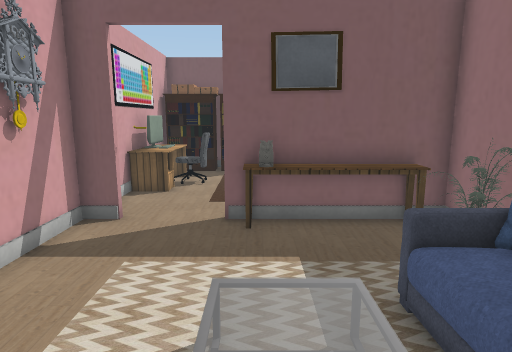
View 1 (above)

13 first-person views from a walk through a scene from a Unity 3-D project. The camera is 1.4 m above the floor, tilts 10° down and sees 75° across. The floor is counted in squares, 0.5 m on a side. Each view is taken from the middle of a square. On the plan, view 1 faces up. The plan holds only what a view shows up to about 20 squares ahead; the rest is blank. Door leaves are left out, so doorways stand open. Some surface patterns are stand-ins.

View 2
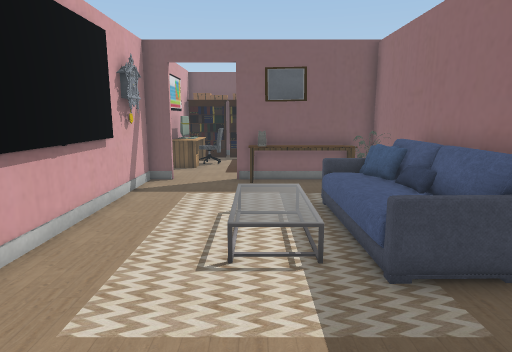

View 3
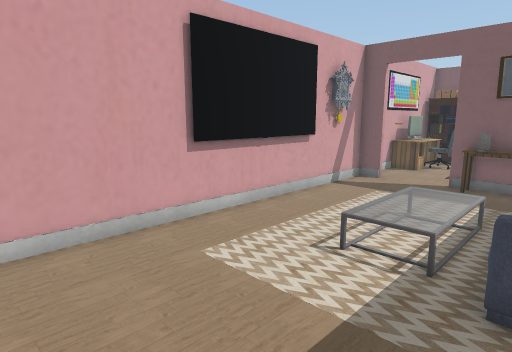

View 4
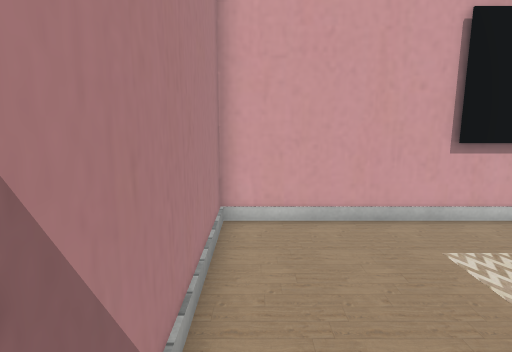

View 5
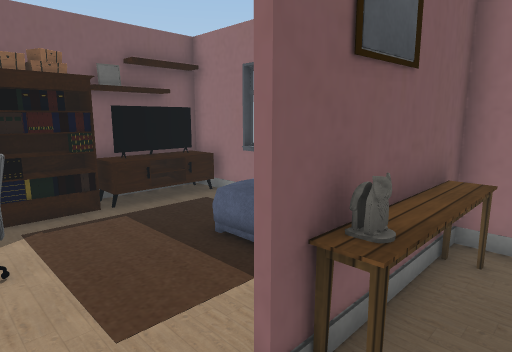

View 6
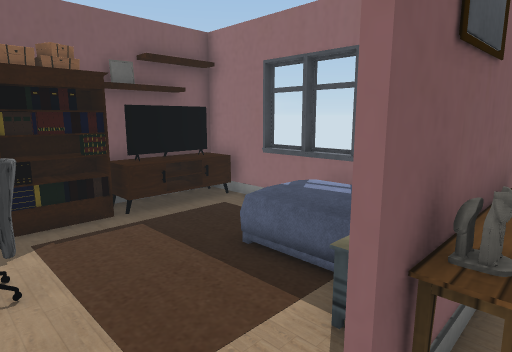

View 7
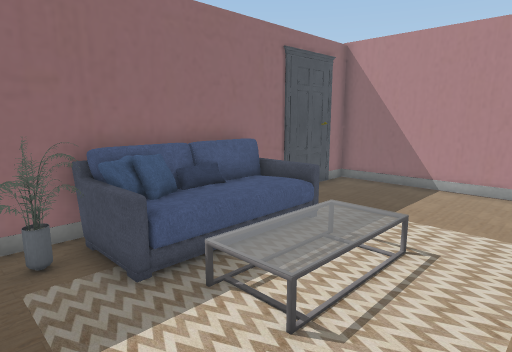

View 8
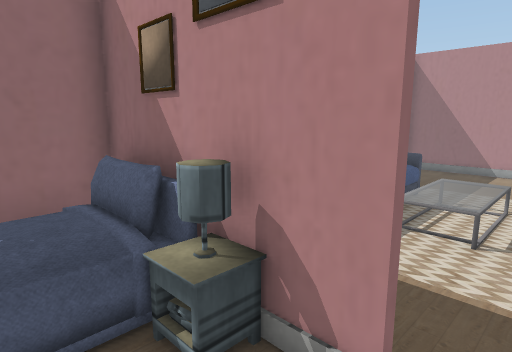

View 9
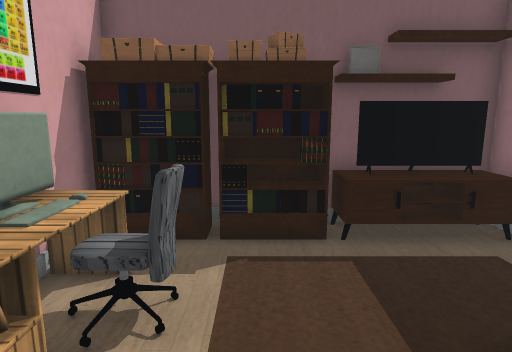

View 10
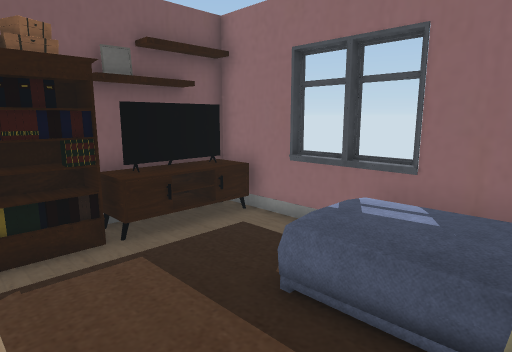

View 11
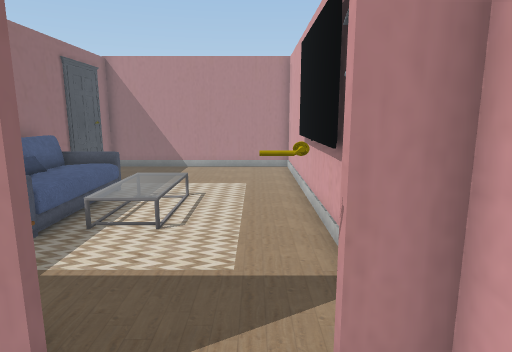

View 12
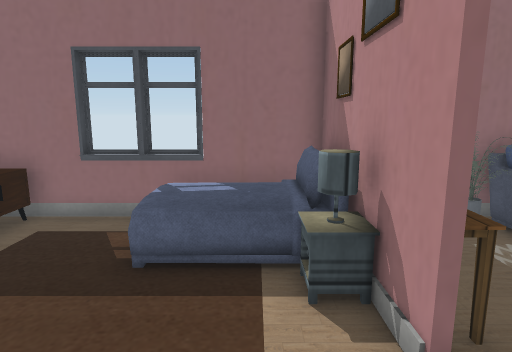

View 13
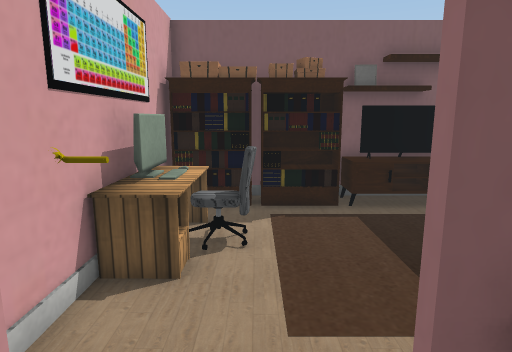

### Floor plan
Key: @ floor where view 1 was taken; # wall or solid block; . floor; / step, stairs or slope; D open door; = window, fence, low wall or low ledge; O other object.
Columns run from 5 left of view 1 to 6 right of it. Each row starts with its distance up from view 1.
 19       #####
 18     ###OOO#
 17 ######OOOO#
 16 #OO.......##
 15 #OOO......=#
 14 #OOO......##
 13 #OO....OOO##
 12 #O.....OOO#
 11 #......OOO#
 10 #.... #OOO#
  9 #DDDDOOOO##
  8 #....OOOOO#
  7 #.........#
  6 #.......OO#
  5 #....../OO#
  4 #....///  #
  3 #....OO/  #
  2 #....OO/  #
  1 #....OO/  #
  0 #....@// OO
 -1 #....../OO#
 -2 #.........#
 -3 #.........#
 -4 #.........#
 -5 #.........#
 -6 #.........#
 -7 ###########

Where each view was taken, in squares from view 1:
view 1: 0 up, 0 right, facing up
view 2: 6 down, 0 right, facing up
view 3: 6 down, 3 right, facing up-left
view 4: 6 down, 4 right, facing left
view 5: 7 up, 3 left, facing up-right
view 6: 8 up, 3 left, facing up-right
view 7: 7 up, 3 left, facing down-right
view 8: 12 up, 2 left, facing down-right
view 9: 10 up, 1 left, facing up
view 10: 10 up, 2 left, facing up-right
view 11: 12 up, 3 left, facing down
view 12: 11 up, 4 left, facing right
view 13: 7 up, 2 left, facing up
